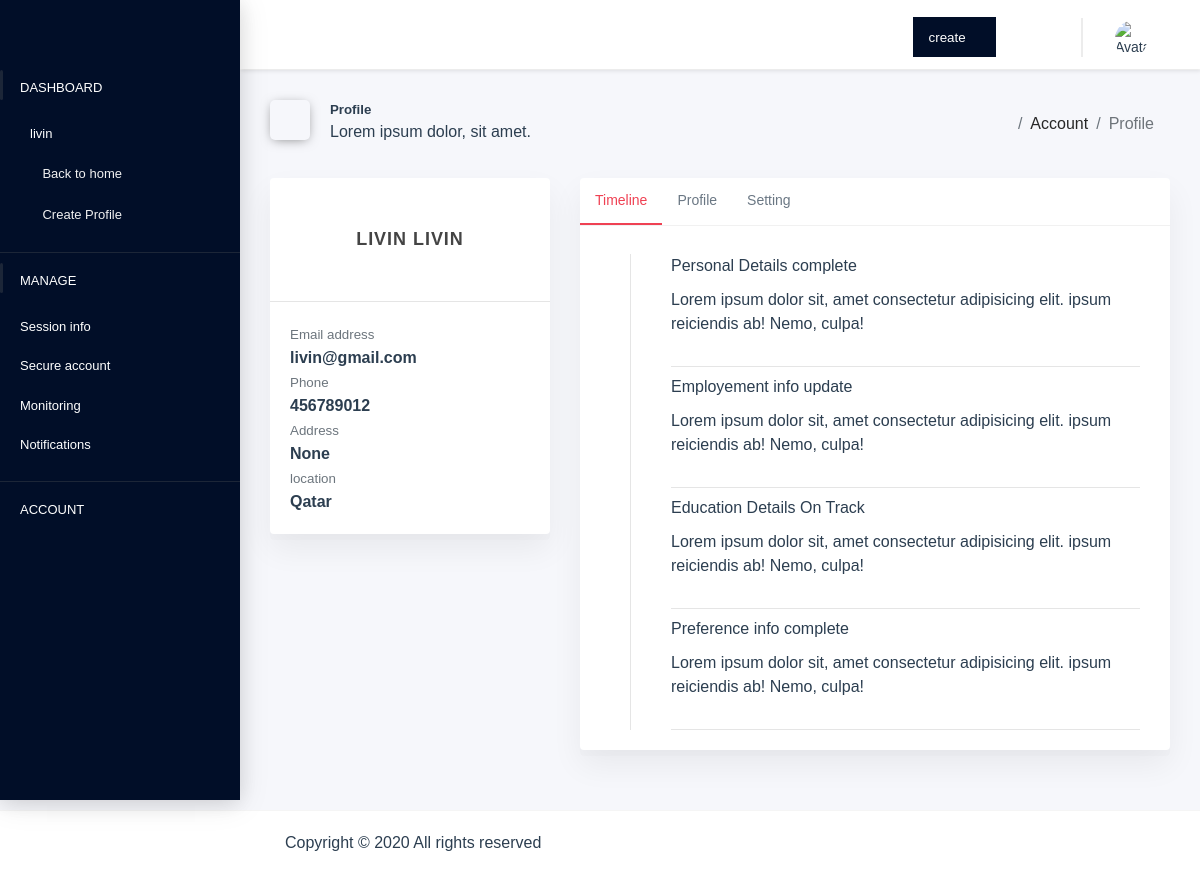
The page /accounts/profile/ (signed in) on the database its author committed.
### accounts/models.py (models this page shows, shortened)
class User(AbstractUser):
    email = models.EmailField(_('email address'),unique=True)
    phone_regex = RegexValidator(regex=r'^\+?\d{9,15}$',message="Phone number must be entered in the format:'+254999999999'.Upto 15 digits allowed")
    phone = models.CharField(validators=[phone_regex], max_length=17,blank=True,null=True)
    address = models.CharField(max_length=60,blank=True,null=True)
    location = models.CharField(max_length=60,blank=True,null=True)
    USERNAME_FIELD = 'email'
    REQUIRED_FIELDS = []
    objects = CustomUserManager()

### accounts/views.py (the view, shortened to what this page needs)
# urls.py: path('profile/',views.Profile.as_view(),name='profile'),
class Profile(LoginRequiredMixin,FormMixin , View):
    model = User
    template_name = 'accounts/profile.html'
    form = None
    def get_object(self, queryset=None):
        return get_object_or_404(get_user_model(),id = self.request.user.id)
    def get_context_data(self, **kwargs):
        context = {}
        try:
            context['emp_info'] = Employment_detail.objects.none()
        except :
            context['emp_info'] = UserProfileForm()
        try:
            context['profile_form'] = UserProfileForm(instance = self.get_object())
        except :
            context['profile_form'] = UserProfileForm()
        try:
            context['edu_detailform'] = Education_levelForm(instance=Education_level.objects.filter(user=self.request.user).first())
        except :
            context['edu_detailform'] = Education_levelForm()
        try:
            context['emp_detailform'] = Employement_DetailForm(instance=Employment_detail.objects.all().filter(user=self.request.user).first())
        except :
            context['emp_detailform'] = Employement_DetailForm()
        try:
            context['pref_form'] = Preference_Form(instance=Preference.objects.filter(user=self.request.user).first())
        except :
            context['pref_form'] = Preference_Form()
        try:
            context['file_uploadform'] = File_UploadForm(instance=File_uploaded.objects.filter(user=self.request.user).first())
        except :
            context['file_uploadform'] = File_UploadForm()
        return context
    def get(self, request, *args, **kwargs):
        return render(self.request, self.template_name,self.get_context_data())

### accounts/templates/accounts/profile.html (shortened to what this page needs)
{% extends 'accounts/profile_base.html' %}
{% load static %}
{% block main_content %}
    <section class="--row">
                        <article class="grid-4">
                            <div class="card">
                                <div class="card-body">
                                    <div class="text-align_c">
                                        <h4 class="card-title">{{request.user.first_name}} {{request.user.last_name}}</h4>
                                    </div>
                                </div>
                                <hr class="box-marginBottom-0">
                                <div class="card-body">
                                    <small class="text-muted d-block box-paddingTop-10">Email address</small>
                                    <h6>{{request.user.email}}</h6>
                                    <small class="text-muted d-block  box-paddingTop-10">Phone</small>
                                    <h6>{{request.user.phone}}</h6>
                                    <small class="text-muted d-block  box-paddingTop-10">Address</small>
                                    <h6>{{request.user.address}}</h6>
                                    <small class="text-muted d-block  box-paddingTop-10">location</small>
                                    <h6>{{request.user.location}}</h6>
                                </div>
                            </div>
                        </article>
                        <article class="grid-8">
                            <div class="card">
                                <ul class="nav nav-pills custom-pills">
                                    <li class="nav-item">
                                        <a href="#time-line" class="nav-link active" id="pills-timeline-tab">Timeline</a>
                                    </li>
                                    <li class="nav-item">
                                        <a href="#profile" class="nav-link" id="pills-profile-tab">Profile</a>
                                    </li>
                                    <li class="nav-item">
                                        <a href="#profile-setting" class="nav-link" id="pills-settings-tab">Setting</a>
                                    </li>
                                </ul>
                                <div class="tab-content" id="pills-tabContent">
                                    <div class="tab-pane fade active show" id="time-line">
                                        <div class="card-body">
                                            <div class="profiletimeline box-marginTop-0">
                                                <div class="sl-item">
                                                    <div class="sl-right">
                                                        <div>
                                                            <a href="javascript:void(0)" class="link">Personal
                                                                Details</a>
                                                            <span class="">complete</span>
                                                            <p class="box-marginTop-10">
                                                                Lorem ipsum dolor sit, amet consectetur adipisicing elit. ipsum reiciendis ab! Nemo, culpa!
                                                            </p>
                                                        </div>
                                                    </div>
                                                </div>
                                                <hr>
                                                <div class="sl-item">
                                                    <div class="sl-right">
                                                        <a href="javascript:void(0)" class="link">Employement info</a>
                                                        <span class="">update</span>
                                                        <p class="box-marginTop-10">
                                                            Lorem ipsum dolor sit, amet consectetur adipisicing elit. ipsum reiciendis ab! Nemo, culpa!
                                                        </p>
                                                    </div>
                                                </div>
                                                <hr>
                                                <div class="sl-item">
                                                    <div class="sl-right">
                                                        <a href="javascript:void(0)" class="link">Education Details</a>
                                                        <span class="">On Track</span>
                                                        <p class="box-marginTop-10">
                                                            Lorem ipsum dolor sit, amet consectetur adipisicing elit. ipsum reiciendis ab! Nemo, culpa!
                                                        </p>
                                                    </div>
                                                </div>
                                                <hr>
                                                <div class="sl-item">
                                                    <div class="sl-right">
                                                        <a href="javascript:void(0)" class="link">Preference info</a>
                                                        <span class="">complete</span>
                                                        <p class="box-marginTop-10">
                                                            Lorem ipsum dolor sit, amet consectetur adipisicing elit. ipsum reiciendis ab! Nemo, culpa!
                                                        </p>
                                                    </div>
                                                </div>
                                                <hr>
                                            </div>
                                        </div>
                                    </div>
                                </div>
                            </div>
                        </article>
                    </section>
{% endblock main_content %}

### accounts/templates/accounts/profile_base.html (shortened to what this page needs)
<!DOCTYPE html>
{% load static %}
{% load notifications_tags %}
<html lang="en">
<head>
    <link rel="stylesheet" href=" {% static 'css/profile.css' %}">
    <link rel="stylesheet" href=" {% static 'css/fontawesome-free-5.2.0-web/css/all.css' %} ">
    <link rel="stylesheet" href=" {% static 'css/icon-kit/dist/css/iconkit.min.css' %} ">
    <link rel="stylesheet" href=" {% static 'css/perfect-scrollbar.css' %} ">
</head>
<body>
    <div class="root">
        <header class="app-header .header-top">
            <div class="main-menu">
                <nav class="navbar" role="navigation">
                    <div class="nav-inner">
                        <section class="navbar-brand d__flex ">
                            <div class="header-search v-center">
                                <div class="input-group">
                                    <input type="text" class="form-control" placeholder="Search here!..best experience">
                                    <span class="input-group-addon search-btn">
                                        <i class="ik ik-search"></i>
                                    </span>
                                </div>
                            </div>
                        </section>
                        <section class="navbar-menu">
                            <div class="nav_item">
                                <button class="primary_btn create" role="button" aria-label="User Menu" tabindex="0">
                                        <span class="">create</span>
                                        <span class="fas fa-angle-down" style="margin-top: 2px;"></span>
                                </button>
                            </div>
                            <a href="" class="nav_item"><span class="fab fa-dribbble " style="font-size: 24px;"></span></a>
                            <a href="{% url 'notification:notifier' %}" class="nav_item"><span class="fas fa-bell " style="font-size: 24px;"></span></a>
                            <div class="line-strike"></div>
                            <div class="profile">
                                <div class="acc-opt" role="button" aria-label="User Menu" >
                                    <div class="">
                                        <img src="{% static 'images/no-image-person.jpg' %}" alt="Avatar" class="">
                                    </div>
                                    <div class="acc-opt_toggler" style="width: 16px; height: 12px;">
                                        <span class="fas fa-angle-down"></span>
                                    </div>
                                </div>
                            </div>
                        </section>
                    </div>
                </nav>
            </div>
        </header>
        <main class="page-wrap">
            <section class="app-sidebar">
                <div class="sidebar-header">
                    <a href="{% url 'home' %}" class="header-brand">
                        <div class="logo-img">
                        </div>
                    </a>
                </div>
                <div class="sidebar-content ps">
                    <div class="nav-container">
                        <nav class="navigation-main" id="main-menu-navigation">
                            <div class="nav-item has-sub open">
                                <a href="javascript:void(0)">
                                    <span>DASHBOARD</span>
                                </a>
                                <div class="submenu-content ">
                                    <a href="" class="menu-item"><img src=" {% static 'images/no-image-person.jpg' %} " alt="" width="30" style="margin-right: 10px;">{{request.user.username}}</a>
                                    <a href="{% url 'home' %}" class="menu-item" style="color: #f1f1f1;"><i class="fas fa-home"></i>Back to home</a>
                                    <a href="{% url 'accounts:profile' %}" class="menu-item" style="color: #f1f1f1;"><i class="fas fa-plus"></i>Create Profile</a>
                                </div>
                            </div>
                            <div style="border-bottom: 1px solid #1c2638;"></div>
                            <div class="nav-item has-sub open">
                                <a href="javascript:void(0)">
                                    <span>MANAGE</span>
                                </a>
                                <div class="submenu-content">
                                    <a href="" class="menu-item">Session info</a>
                                    <a href="{% url 'password_reset' %}" class="menu-item">Secure account</a>
                                    <a href="{% url 'accounts:profile' %}" class="menu-item">Monitoring</a>
                                    <a href="{% url 'notification:notifier' %}" class="menu-item">Notifications {% live_notify_badge %}</a>
                                </div>
                            </div>
                            <div style="border-bottom: 1px solid#1c2638;;"></div>
                            <div class="nav-item has-sub ">
                                <a href="javascript:void(0)">
                                    <span>ACCOUNT</span>
                                </a>
                            </div>
                        </nav>
                    </div>
                </div>
            </section>
            <section class="main-content">
                <div class="grid-12">
                    <section class="page-header">
                        <div class="--row">
                            <div class="grid-8">
                                <div class="page-header-title">
                                    <i class="fas fa-file"></i>
                                    <div class="d-inline">
                                        <h5>Profile</h5>
                                        <span>Lorem ipsum dolor, sit amet. </span>
                                    </div>
                                </div>
                            </div>
                            <div class="grid-4">
                                <nav class="breadcrumb-container">
                                    <ol class="breadcrumb">
                                        <li class="breadcrumb-item"><a href=""><i class="fas fa-home"></i></a></li>
                                        <li class="breadcrumb-item"><a href="">Account</a></li>
                                        <li class="breadcrumb-item is-active"><a href="">Profile</a></li>
                                    </ol>
                                </nav>
                            </div>
                        </div>
                    </section>
                    {% block main_content %}
                    {% endblock main_content %}
                </div>
            </section>
        </main>
        <footer class="footer">
            <div class="grid-12">
                <p class="">Copyright &copy; 2020 All rights reserved</p>
            </div>
        </footer>
    </div>
</body>
</html>

### rows shown on the page
User: user.username "livin", user.first_name "LIVIN", user.last_name "LIVIN", user.email "livin@gmail.com", user.phone "456789012", user.address "None", user.location "Qatar"
